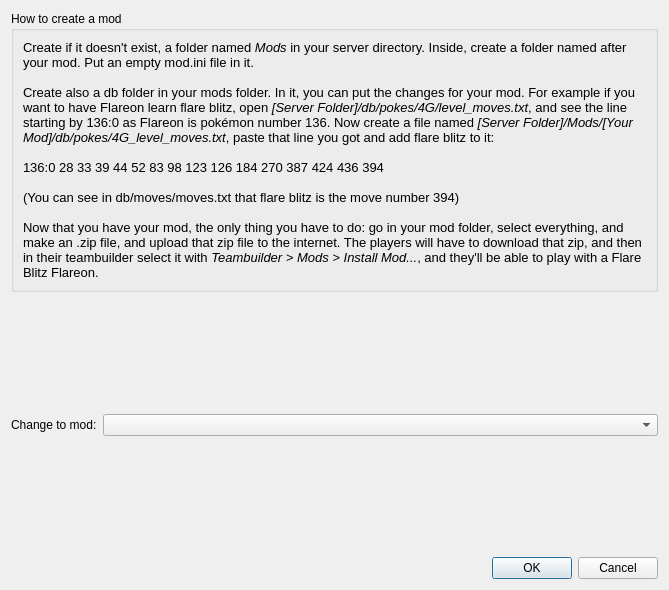
<?xml version="1.0" encoding="UTF-8"?>
<ui version="4.0">
 <class>ModsWindow</class>
 <widget class="QWidget" name="ModsWindow">
  <property name="geometry">
   <rect>
    <x>0</x>
    <y>0</y>
    <width>669</width>
    <height>590</height>
   </rect>
  </property>
  <property name="windowTitle">
   <string>Mods Window</string>
  </property>
  <layout class="QGridLayout" name="gridLayout" columnstretch="0,1">
   <item row="0" column="0" colspan="2">
    <widget class="QGroupBox" name="groupBox">
     <property name="title">
      <string>How to create a mod</string>
     </property>
     <layout class="QVBoxLayout" name="verticalLayout">
      <item>
       <widget class="QLabel" name="label_2">
        <property name="text">
         <string>&lt;!DOCTYPE HTML PUBLIC &quot;-//W3C//DTD HTML 4.0//EN&quot; &quot;http://www.w3.org/TR/REC-html40/strict.dtd&quot;&gt;
&lt;html&gt;&lt;head&gt;&lt;meta name=&quot;qrichtext&quot; content=&quot;1&quot; /&gt;&lt;style type=&quot;text/css&quot;&gt;
p, li { white-space: pre-wrap; }
&lt;/style&gt;&lt;/head&gt;&lt;body style=&quot; font-family:'Droid Sans'; font-size:10pt; font-weight:400; font-style:normal;&quot;&gt;
&lt;p style=&quot; margin-top:0px; margin-bottom:0px; margin-left:0px; margin-right:0px; -qt-block-indent:0; text-indent:0px;&quot;&gt;Create if it doesn't exist, a folder named &lt;span style=&quot; font-style:italic;&quot;&gt;Mods&lt;/span&gt; in your server directory. Inside, create a folder named after your mod. Put an empty mod.ini file in it.&lt;br /&gt;&lt;/p&gt;
&lt;p style=&quot; margin-top:0px; margin-bottom:0px; margin-left:0px; margin-right:0px; -qt-block-indent:0; text-indent:0px;&quot;&gt;Create also a db folder in your mods folder. In it, you can put the changes for your mod. For example if you want to have Flareon learn flare blitz, open &lt;span style=&quot; font-style:italic;&quot;&gt;[Server Folder]/db/pokes/4G/level_moves.txt&lt;/span&gt;, and see the line starting by 136:0 as Flareon is pokémon number 136. Now create a file named &lt;span style=&quot; font-style:italic;&quot;&gt;[Server Folder]/Mods/[Your Mod]/db/pokes/4G_level_moves.txt&lt;/span&gt;, paste that line you got and add flare blitz to it: &lt;/p&gt;
&lt;p style=&quot;-qt-paragraph-type:empty; margin-top:0px; margin-bottom:0px; margin-left:0px; margin-right:0px; -qt-block-indent:0; text-indent:0px;&quot;&gt;&lt;/p&gt;
&lt;p style=&quot; margin-top:0px; margin-bottom:0px; margin-left:0px; margin-right:0px; -qt-block-indent:0; text-indent:0px;&quot;&gt;136:0 28 33 39 44 52 83 98 123 126 184 270 387 424 436 394&lt;/p&gt;
&lt;p style=&quot;-qt-paragraph-type:empty; margin-top:0px; margin-bottom:0px; margin-left:0px; margin-right:0px; -qt-block-indent:0; text-indent:0px;&quot;&gt;&lt;/p&gt;
&lt;p style=&quot; margin-top:0px; margin-bottom:0px; margin-left:0px; margin-right:0px; -qt-block-indent:0; text-indent:0px;&quot;&gt;(You can see in db/moves/moves.txt that flare blitz is the move number 394)&lt;/p&gt;
&lt;p style=&quot;-qt-paragraph-type:empty; margin-top:0px; margin-bottom:0px; margin-left:0px; margin-right:0px; -qt-block-indent:0; text-indent:0px;&quot;&gt;&lt;/p&gt;
&lt;p style=&quot; margin-top:0px; margin-bottom:0px; margin-left:0px; margin-right:0px; -qt-block-indent:0; text-indent:0px;&quot;&gt;Now that you have your mod, the only thing you have to do: go in your mod folder, select everything, and make an .zip file, and upload that zip file to the internet. The players will have to download that zip, and then in their teambuilder select it with &lt;span style=&quot; font-style:italic;&quot;&gt;Teambuilder &amp;gt; Mods &amp;gt; Install Mod...&lt;/span&gt;, and they'll be able to play with a Flare Blitz Flareon.&lt;/p&gt;&lt;/body&gt;&lt;/html&gt;</string>
        </property>
        <property name="alignment">
         <set>Qt::AlignLeading|Qt::AlignLeft|Qt::AlignTop</set>
        </property>
        <property name="wordWrap">
         <bool>true</bool>
        </property>
       </widget>
      </item>
     </layout>
    </widget>
   </item>
   <item row="2" column="0">
    <widget class="QLabel" name="label">
     <property name="text">
      <string>Change to mod:</string>
     </property>
    </widget>
   </item>
   <item row="2" column="1">
    <widget class="QComboBox" name="comboBox"/>
   </item>
   <item row="3" column="0" colspan="2">
    <spacer name="verticalSpacer">
     <property name="orientation">
      <enum>Qt::Vertical</enum>
     </property>
     <property name="sizeHint" stdset="0">
      <size>
       <width>20</width>
       <height>40</height>
      </size>
     </property>
    </spacer>
   </item>
   <item row="4" column="0" colspan="2">
    <widget class="QDialogButtonBox" name="buttonBox">
     <property name="standardButtons">
      <set>QDialogButtonBox::Cancel|QDialogButtonBox::Ok</set>
     </property>
    </widget>
   </item>
   <item row="1" column="0" colspan="2">
    <spacer name="verticalSpacer_2">
     <property name="orientation">
      <enum>Qt::Vertical</enum>
     </property>
     <property name="sizeHint" stdset="0">
      <size>
       <width>20</width>
       <height>40</height>
      </size>
     </property>
    </spacer>
   </item>
  </layout>
 </widget>
 <resources/>
 <connections/>
</ui>
